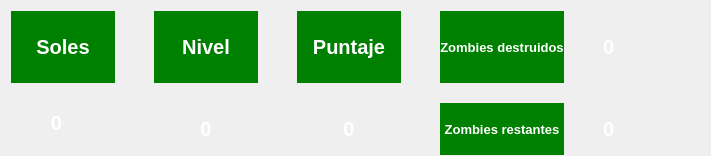
   <widget class="QWidget" name="gridLayoutWidget">
    <property name="geometry">
     <rect>
      <x>190</x>
      <y>500</y>
      <width>711</width>
      <height>156</height>
     </rect>
    </property>
    <layout class="QGridLayout" name="gridLayout">
     <property name="rightMargin">
      <number>4</number>
     </property>
     <property name="bottomMargin">
      <number>1</number>
     </property>
     <property name="horizontalSpacing">
      <number>39</number>
     </property>
     <property name="verticalSpacing">
      <number>20</number>
     </property>
     <item row="1" column="1">
      <widget class="QLabel" name="nivel">
       <property name="layoutDirection">
        <enum>Qt::RightToLeft</enum>
       </property>
       <property name="styleSheet">
        <string notr="true">color: white;
font-size: 20px;
font-weight: bold;</string>
       </property>
       <property name="text">
        <string>0</string>
       </property>
       <property name="alignment">
        <set>Qt::AlignCenter</set>
       </property>
      </widget>
     </item>
     <item row="0" column="0">
      <widget class="QLabel" name="soles">
       <property name="enabled">
        <bool>true</bool>
       </property>
       <property name="layoutDirection">
        <enum>Qt::LeftToRight</enum>
       </property>
       <property name="autoFillBackground">
        <bool>false</bool>
       </property>
       <property name="styleSheet">
        <string notr="true">color: white;
font-size: 20px;
font-weight: bold;
background-color: green</string>
       </property>
       <property name="text">
        <string>Soles</string>
       </property>
       <property name="scaledContents">
        <bool>true</bool>
       </property>
       <property name="alignment">
        <set>Qt::AlignCenter</set>
       </property>
      </widget>
     </item>
     <item row="1" column="3">
      <widget class="QLabel" name="soles_5">
       <property name="layoutDirection">
        <enum>Qt::LeftToRight</enum>
       </property>
       <property name="autoFillBackground">
        <bool>false</bool>
       </property>
       <property name="styleSheet">
        <string notr="true">color: white;
font-size: 13px;
font-weight: bold;
background-color: green</string>
       </property>
       <property name="text">
        <string>Zombies restantes</string>
       </property>
       <property name="alignment">
        <set>Qt::AlignCenter</set>
       </property>
      </widget>
     </item>
     <item row="1" column="2">
      <widget class="QLabel" name="puntaje">
       <property name="layoutDirection">
        <enum>Qt::RightToLeft</enum>
       </property>
       <property name="styleSheet">
        <string notr="true">color: white;
font-size: 20px;
font-weight: bold;</string>
       </property>
       <property name="text">
        <string>0</string>
       </property>
       <property name="alignment">
        <set>Qt::AlignCenter</set>
       </property>
      </widget>
     </item>
     <item row="0" column="3">
      <widget class="QLabel" name="soles_4">
       <property name="minimumSize">
        <size>
         <width>0</width>
         <height>45</height>
        </size>
       </property>
       <property name="layoutDirection">
        <enum>Qt::LeftToRight</enum>
       </property>
       <property name="autoFillBackground">
        <bool>false</bool>
       </property>
       <property name="styleSheet">
        <string notr="true">color: white;
font-size: 13px;
font-weight: bold;
background-color: green</string>
       </property>
       <property name="text">
        <string>Zombies destruidos</string>
       </property>
       <property name="alignment">
        <set>Qt::AlignCenter</set>
       </property>
      </widget>
     </item>
     <item row="0" column="4">
      <widget class="QLabel" name="zombies_destruidos">
       <property name="layoutDirection">
        <enum>Qt::RightToLeft</enum>
       </property>
       <property name="styleSheet">
        <string notr="true">color: white;
font-size: 20px;
font-weight: bold;</string>
       </property>
       <property name="text">
        <string>0</string>
       </property>
       <property name="alignment">
        <set>Qt::AlignLeading|Qt::AlignLeft|Qt::AlignVCenter</set>
       </property>
      </widget>
     </item>
     <item row="0" column="2">
      <widget class="QLabel" name="soles_3">
       <property name="layoutDirection">
        <enum>Qt::LeftToRight</enum>
       </property>
       <property name="autoFillBackground">
        <bool>false</bool>
       </property>
       <property name="styleSheet">
        <string notr="true">color: white;
font-size: 20px;
font-weight: bold;
background-color: green</string>
       </property>
       <property name="text">
        <string>Puntaje</string>
       </property>
       <property name="alignment">
        <set>Qt::AlignCenter</set>
       </property>
      </widget>
     </item>
     <item row="1" column="4">
      <widget class="QLabel" name="zombies_restantes">
       <property name="layoutDirection">
        <enum>Qt::RightToLeft</enum>
       </property>
       <property name="styleSheet">
        <string notr="true">color: white;
font-size: 20px;
font-weight: bold;</string>
       </property>
       <property name="text">
        <string>0</string>
       </property>
       <property name="alignment">
        <set>Qt::AlignLeading|Qt::AlignLeft|Qt::AlignVCenter</set>
       </property>
      </widget>
     </item>
     <item row="0" column="1">
      <widget class="QLabel" name="soles_2">
       <property name="layoutDirection">
        <enum>Qt::LeftToRight</enum>
       </property>
       <property name="autoFillBackground">
        <bool>false</bool>
       </property>
       <property name="styleSheet">
        <string notr="true">color: white;
font-size: 20px;
font-weight: bold;
background-color: green</string>
       </property>
       <property name="text">
        <string>Nivel</string>
       </property>
       <property name="alignment">
        <set>Qt::AlignCenter</set>
       </property>
      </widget>
     </item>
     <item row="1" column="0">
      <layout class="QGridLayout" name="gridLayout_3">
       <property name="rightMargin">
        <number>51</number>
       </property>
       <property name="bottomMargin">
        <number>12</number>
       </property>
       <property name="horizontalSpacing">
        <number>23</number>
       </property>
       <item row="0" column="0">
        <widget class="QLabel" name="label_8">
         <property name="maximumSize">
          <size>
           <width>40</width>
           <height>40</height>
          </size>
         </property>
         <property name="text">
          <string/>
         </property>
         <property name="pixmap">
          <pixmap>../../sprites/Elementos de juego/sol.png</pixmap>
         </property>
         <property name="scaledContents">
          <bool>true</bool>
         </property>
        </widget>
       </item>
       <item row="0" column="1">
        <widget class="QLabel" name="cant_soles_actuales">
         <property name="layoutDirection">
          <enum>Qt::RightToLeft</enum>
         </property>
         <property name="styleSheet">
          <string notr="true">color: white;
font-size: 20px;
font-weight: bold;</string>
         </property>
         <property name="text">
          <string>0</string>
         </property>
         <property name="alignment">
          <set>Qt::AlignCenter</set>
         </property>
        </widget>
       </item>
      </layout>
     </item>
    </layout>
   </widget>
